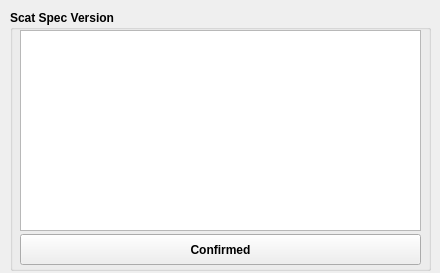
<?xml version="1.0" encoding="UTF-8"?>
<ui version="4.0">
 <class>Scat</class>
 <widget class="QWidget" name="Scat">
  <property name="geometry">
   <rect>
    <x>0</x>
    <y>0</y>
    <width>440</width>
    <height>273</height>
   </rect>
  </property>
  <property name="windowTitle">
   <string>Form</string>
  </property>
  <widget class="QGroupBox" name="groupBox">
   <property name="geometry">
    <rect>
     <x>10</x>
     <y>10</y>
     <width>421</width>
     <height>261</height>
    </rect>
   </property>
   <property name="font">
    <font>
     <bold>true</bold>
    </font>
   </property>
   <property name="title">
    <string>Scat Spec Version</string>
   </property>
   <widget class="QListWidget" name="ScatlistWidget">
    <property name="geometry">
     <rect>
      <x>10</x>
      <y>20</y>
      <width>401</width>
      <height>201</height>
     </rect>
    </property>
   </widget>
   <widget class="QPushButton" name="ScatConfirmedButton">
    <property name="geometry">
     <rect>
      <x>10</x>
      <y>224</y>
      <width>401</width>
      <height>31</height>
     </rect>
    </property>
    <property name="text">
     <string>Confirmed</string>
    </property>
   </widget>
  </widget>
 </widget>
 <resources/>
 <connections/>
</ui>
